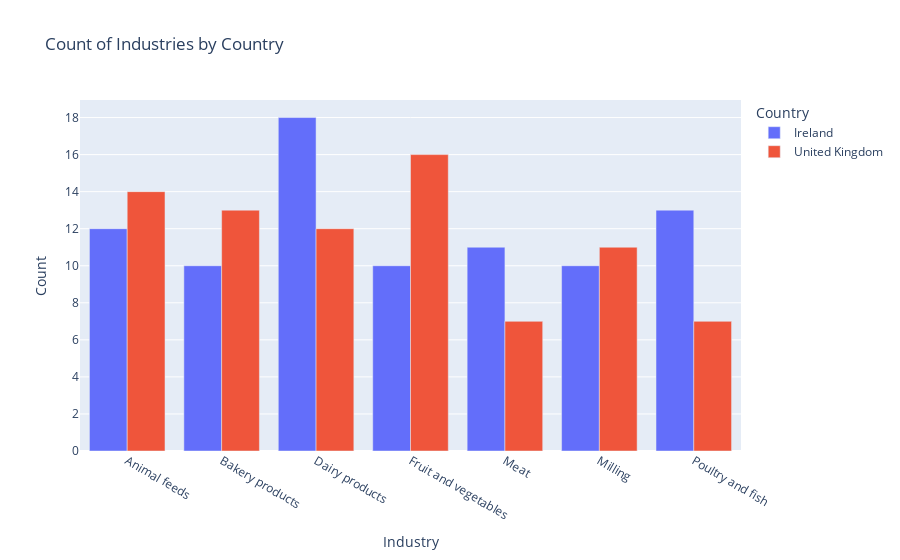

The notebook cell saved with this chart:
### Markdown cell above
## Compare industry by country

### Code cell
df_counts = data.groupby(["contry_found","industry"])["industry"].value_counts().reset_index()

fig = px.bar(df_counts, x="industry", y="count", color="contry_found",
             labels={"industry": "Industry", "count": "Count", "contry_found": "Country"},
             title="Count of Industries by Country",
             barmode="group")

# Mostrar el gráfico
fig.show()

### Figure 1 — Plotly figure (JSON) as saved in the notebook; plotly's stock layout.template omitted (floating-point values rounded to 4 significant figures)
{"data": [{"alignmentgroup": "True", "hovertemplate": "Country=Ireland<br>Industry=%{x}<br>Count=%{y}<extra></extra>", "legendgroup": "Ireland", "marker": {"color": "#636efa", "pattern": {"shape": ""}}, "name": "Ireland", "offsetgroup": "Ireland", "orientation": "v", "showlegend": true, "textposition": "auto", "type": "bar", "x": ["Animal feeds", "Bakery products", "Dairy products", "Fruit and vegetables", "Meat", "Milling", "Poultry and fish"], "xaxis": "x", "y": [12, 10, 18, 10, 11, 10, 13], "yaxis": "y"}, {"alignmentgroup": "True", "hovertemplate": "Country=United Kingdom<br>Industry=%{x}<br>Count=%{y}<extra></extra>", "legendgroup": "United Kingdom", "marker": {"color": "#EF553B", "pattern": {"shape": ""}}, "name": "United Kingdom", "offsetgroup": "United Kingdom", "orientation": "v", "showlegend": true, "textposition": "auto", "type": "bar", "x": ["Animal feeds", "Bakery products", "Dairy products", "Fruit and vegetables", "Meat", "Milling", "Poultry and fish"], "xaxis": "x", "y": [14, 13, 12, 16, 7, 11, 7], "yaxis": "y"}], "layout": {"barmode": "group", "legend": {"title": {"text": "Country"}, "tracegroupgap": 0}, "title": {"text": "Count of Industries by Country"}, "xaxis": {"anchor": "y", "domain": [0, 1], "title": {"text": "Industry"}}, "yaxis": {"anchor": "x", "domain": [0, 1], "title": {"text": "Count"}}}}
